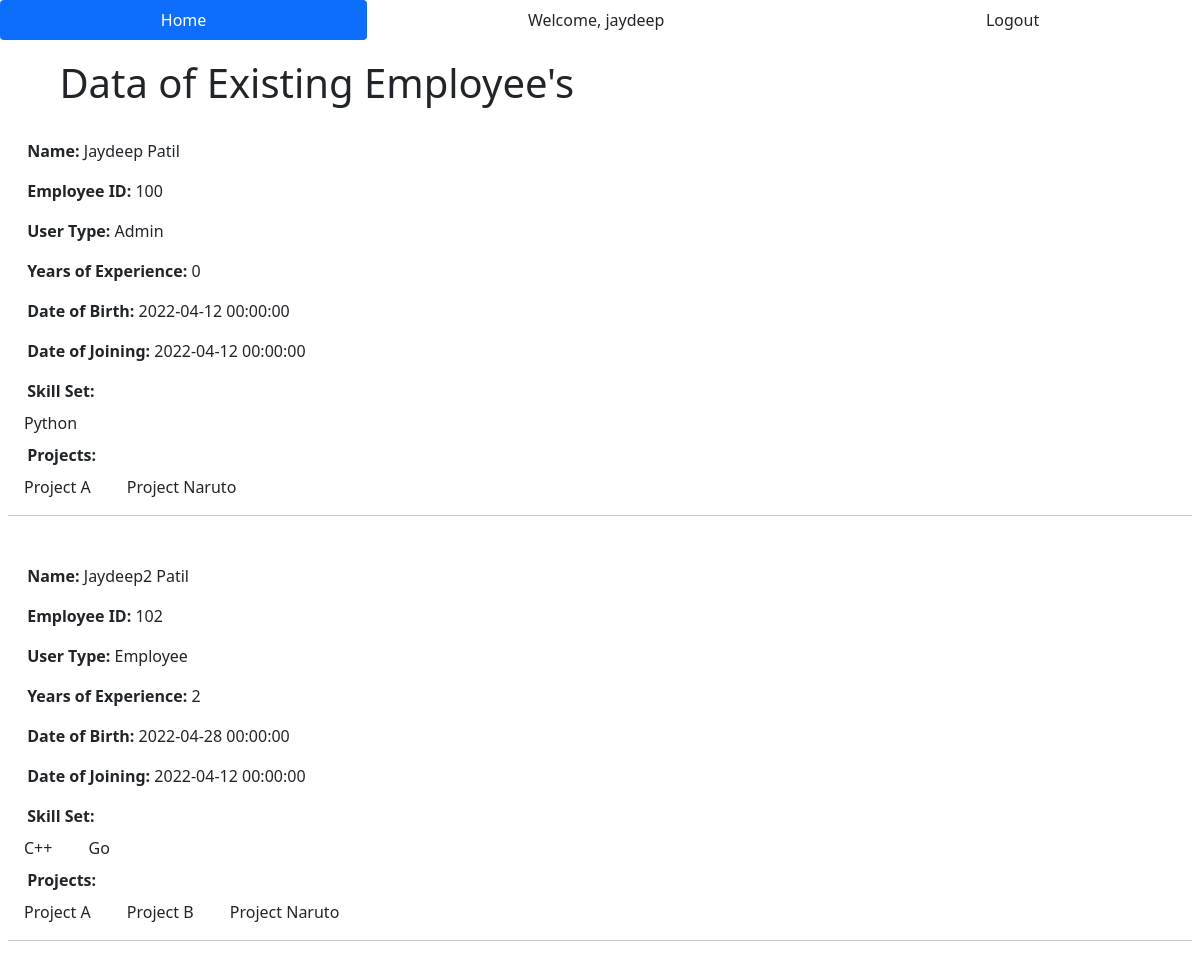
/show_all (signed in), run on an earlier commit of the app's database.
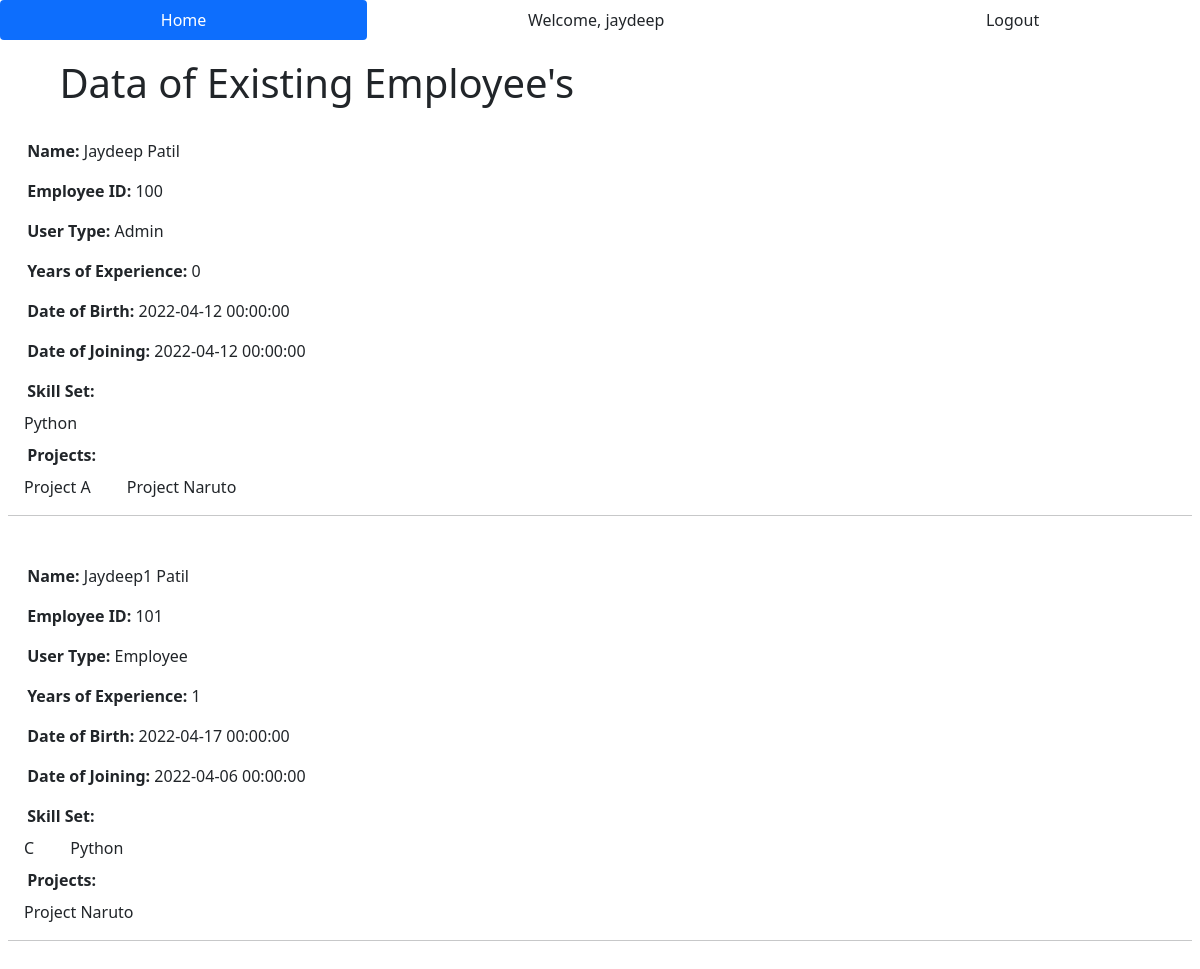
And on a later commit of the database.
### EDMA/models.py (models this page shows, shortened)
class User(db.Model, UserMixin):
    id = db.Column(db.Integer, primary_key=True)
    username = db.Column(db.String(30), nullable=False, unique=True)
    email = db.Column(db.String(50), nullable=False, unique=True)
    password_hash = db.Column(db.String(60), nullable=False)
    emp_id = db.Column(db.Integer, db.ForeignKey('employee.emp_id'))
    skills = db.relationship('Skill', secondary='userskill', backref='users')
    projects = db.relationship('Project', secondary='userproject', backref='users')
    @property
    def password(self):
        return self.password

class Employee(db.Model):
    emp_id = db.Column(db.Integer, primary_key=True)
    name = db.Column(db.String(25), nullable=False)
    user_type = db.Column(db.String(15), nullable=False, default='Employee')
    dob = db.Column(db.DateTime, nullable=False)
    doj = db.Column(db.DateTime, nullable=False)
    years = db.Column(db.Integer, nullable=False)
    user = db.relationship("User", backref='details', lazy='select', uselist=False)
    team = db.relationship("Team", backref='team')

class Skill(db.Model):
    id = db.Column(db.Integer, primary_key=True)
    name = db.Column(db.String(25), nullable=False)

class Project(db.Model):
    id = db.Column(db.Integer, primary_key=True)
    name = db.Column(db.String(25), nullable=False)

### EDMA/routes.py (the view)
@app.route('/show_all')
@login_required
def show_all():
    allEmp = Employee.query.order_by(Employee.emp_id)
    return render_template('read.html', AllEmp=allEmp)

### EDMA/models.py (called while the page is built)
@login_manager.user_loader
def load_user(user_id):
    return User.query.get(int(user_id))

### EDMA/templates/read.html (shortened to what this page needs)
{% extends 'base.html' %}
{% block body %}
    <div class="container-fluid ps-5 pt-2">
        <h1 class="pb-3">Data of Existing Employee's</h1>
    </div>
    {% for x in AllEmp %}
        <div class="container-fluid ps-2 pe-2 pt-2">
            <p><span class="fw-bold">Name:</span> {{ x.name }}</p>
            <p><span class="fw-bold">Employee ID:</span> {{ x.emp_id }}</p>
            <p><span class="fw-bold">User Type:</span> {{ x.user_type }}</p>
            <p><span class="fw-bold">Years of Experience:</span> {{ x.years }}</p>
            <p><span class="fw-bold">Date of Birth:</span> {{ x.dob }}</p>
            <p><span class="fw-bold">Date of Joining:</span> {{ x.doj }}</p>
            <p class="skill_para fw-bold">Skill Set: </p>
            {% for skill in x.user.skills %}
                <span class="mx-3">{{ skill.name }}</span>
            {% endfor %}
            <p class="mt-2 proj_para fw-bold">Projects: </p>
            {% for proj in x.user.projects %}
                <span class="mx-3">{{ proj.name }}</span>
            {% endfor %}
            <hr>
            <br>
        </div>
    {% endfor %}
{% endblock %}

### EDMA/templates/base.html (shortened to what this page needs)
<!doctype html>
<html lang="en">
  <head>
    <link rel="stylesheet" type="text/css" href="{{ url_for('static', filename='main.css') }}">
    <link href="https://cdn.jsdelivr.net/npm/bootstrap@5.0.2/dist/css/bootstrap.min.css" rel="stylesheet">
  </head>
  <body>
    <div>
      <ul class="nav nav-pills nav-fill">
        <li class="nav-item">
          <a class="nav-link active link-dark" aria-current="page" href="{{ url_for('index') }}">Home</a>
        </li>
        {% if current_user.is_authenticated %}
          <li class="nav-item">
            <a class="nav-link link-dark">Welcome, {{ current_user.username }}</a>
          </li>
          <li class="nav-item">
            <a class="nav-link link-dark" href="{{ url_for('logout_page') }}">Logout</a>
          </li>
        {% endif %}
      </ul>
    </div>
    {% block body %} {% endblock %}
  </body>
</html>

### EDMA/static/main.css (style rules this page uses)
h1 { padding: 1%; }
p { padding-left: 19.2px; }
.skill_para { margin-bottom: 0.5rem; }
.proj_para { margin-bottom: 0.5rem; }

What changed in the data, as far as the page shows it:
removed Employee: name "Jaydeep2 Patil", emp_id "102", user_type "Employee", years "2", dob "2022-04-28 00:00:00", doj "2022-04-12 00:00:00", Project (name "Project A"), Project (name "Project Naruto")
no longer on this page (row unchanged): Skill: name "C++", shown under "Jaydeep2 Patil"
no longer on this page (row unchanged): Skill: name "Go", shown under "Jaydeep2 Patil"
no longer on this page (row unchanged): Project: name "Project B", shown under "Jaydeep2 Patil"
added Employee: name "Jaydeep1 Patil", emp_id "101", user_type "Employee", years "1", dob "2022-04-17 00:00:00", doj "2022-04-06 00:00:00", Skill (name "Python"), Project (name "Project Naruto")
now on this page (row unchanged): Skill: name "C", shown under "Jaydeep1 Patil"
